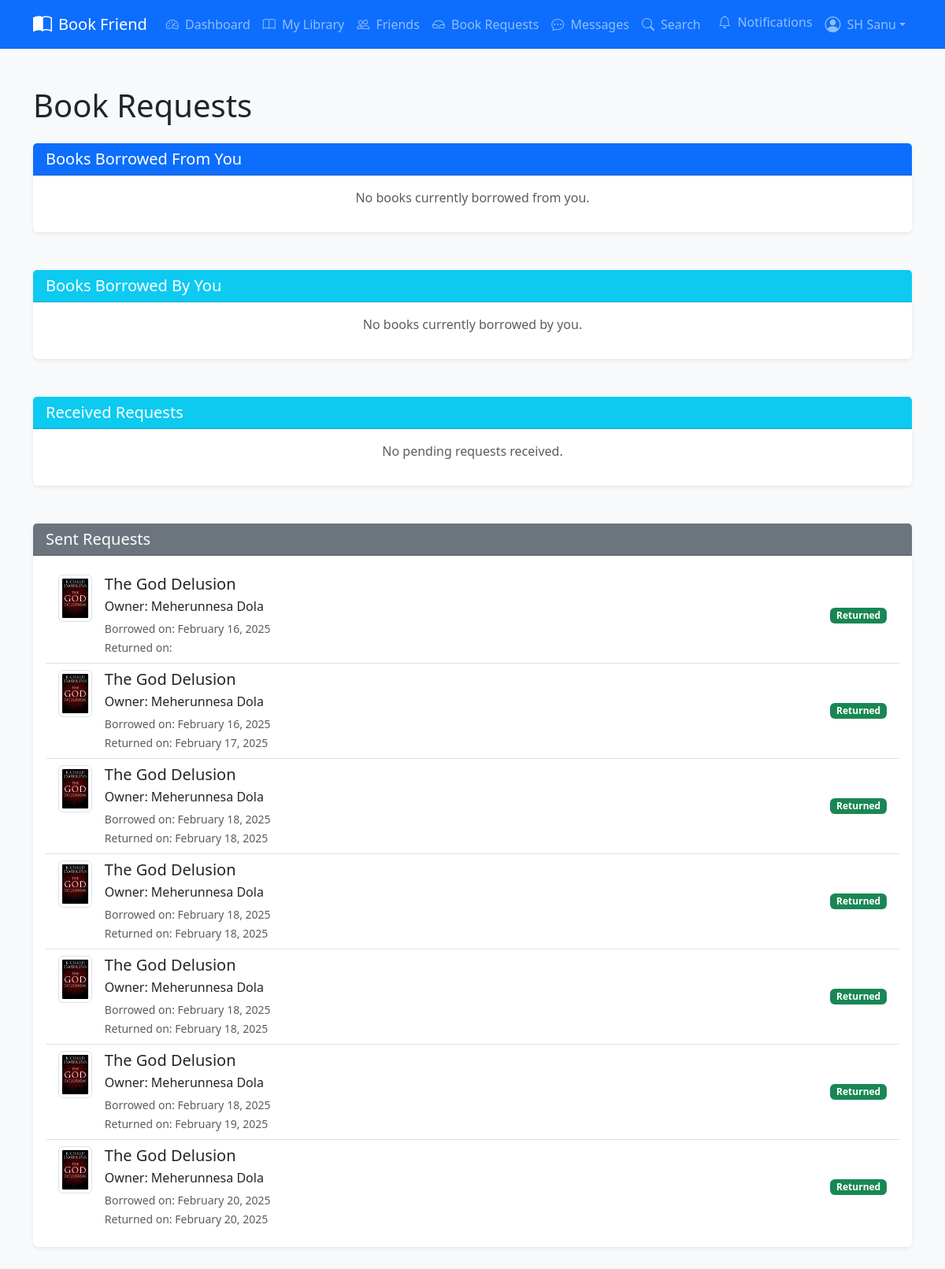
The page /books/requests/ (signed in) on the database its author committed.
### Core/models.py (models this page shows, shortened)
class BookRequest(models.Model):
    STATUS_CHOICES = [
        ('pending', 'Pending'),
        ('accepted', 'Accepted'),
        ('declined', 'Declined'),
        ('returned', 'Returned'),
    ]
    book = models.ForeignKey(Book, on_delete=models.CASCADE)
    borrower = models.ForeignKey(User, related_name='book_requests_sent', on_delete=models.CASCADE)
    return_date = models.DateField()
    status = models.CharField(max_length=20, choices=STATUS_CHOICES, default='pending')
    created_at = models.DateTimeField(auto_now_add=True)
    returned_at = models.DateTimeField(null=True, blank=True)

class Book(models.Model):
    CONDITION_CHOICES = [
        ('new', 'New'),
        ('like_new', 'Like New'),
        ('good', 'Good'),
        ('fair', 'Fair'),
        ('poor', 'Poor'),
    ]
    owner = models.ForeignKey(User, on_delete=models.CASCADE)
    title = models.CharField(max_length=200)
    author = models.CharField(max_length=200)
    genre = models.CharField(max_length=100)
    condition = models.CharField(max_length=20, choices=CONDITION_CHOICES)
    cover_image = models.ImageField(upload_to='book_covers/', blank=True)
    description = models.TextField(blank=True)
    available = models.BooleanField(default=True)
    created_at = models.DateTimeField(auto_now_add=True)

### Core/views.py (the view)
# urls.py: path("books/requests/", views.book_requests, name="book_requests"),
@login_required
def book_requests(request):
    received_requests = BookRequest.objects.filter(
        book__owner=request.user, status="pending"
    ).select_related("book", "borrower")
    sent_pending_requests = BookRequest.objects.filter(
        borrower=request.user,
        status="pending"
    ).select_related("book", "book__owner")
    sent_returned_requests = BookRequest.objects.filter(
        borrower=request.user,
        status="returned"
    ).select_related("book", "book__owner")
    borrowed_from_you = BookRequest.objects.filter(
        book__owner=request.user,
        status="accepted"
    ).select_related("book", "borrower")
    borrowed_by_you = BookRequest.objects.filter(
        borrower=request.user,
        status="accepted"
    ).select_related("book", "book__owner")
    context = {
        "received_requests": received_requests,
        "sent_pending_requests": sent_pending_requests,
        "sent_returned_requests": sent_returned_requests,
        "borrowed_from_you": borrowed_from_you,
        "borrowed_by_you": borrowed_by_you
    }
    return render(request, "core/books/requests.html", context)

### Core/context_processors.py (called while the page is built)
def notification_count(request):
    if request.user.is_authenticated:
        unread_count = Notification.get_user_notifications(request.user).filter(read=False).count()
        return {'unread_notifications': unread_count}
    return {'unread_notifications': 0}

### Core/models.py (called while the page is built)
    @staticmethod
    def get_user_notifications(user):
        return Notification.objects.filter(
            user=user,
            notification_type__in=[
                'friend_request',
                'book_request',
                'request_update',
                'due_reminder',
                'book_rating',
                'book_review'
            ]
        ).order_by('-created_at')

### templates/core/books/requests.html (shortened to what this page needs)
{% extends 'core/base.html' %}
{% load static %}
{% block content %}
<div class="container my-5">
    <h1 class="mb-4">Book Requests</h1>
    <section class="mb-5">
        <div class="card shadow-sm">
            <div class="card-header bg-primary text-white">
                <h2 class="h5 mb-0">Books Borrowed From You</h2>
            </div>
            <div class="card-body">
                {% if borrowed_from_you %}
                    <div class="list-group list-group-flush">
                        {% for borrow in borrowed_from_you %}
                            <div class="list-group-item">
                                <div class="d-flex justify-content-between align-items-center">
                                    <div class="d-flex">
                                        <a href="{% url 'core:book_detail' borrow.book.id %}" class="text-decoration-none">
                                            <img src="{{ borrow.book.cover_image.url }}" alt="{{ borrow.book.title }} Cover" class="book-cover-small img-thumbnail me-3" style="max-width: 80px; max-height: 120px; object-fit: cover;">
                                        </a>
                                        <div>
                                            <h5 class="mb-1"><a href="{% url 'core:book_detail' borrow.book.id %}" class="text-decoration-none text-dark">{{ borrow.book.title }}</a></h5>
                                            <p class="mb-1">Borrowed by: <a href="{% url 'core:profile' borrow.borrower.username %}" class="text-decoration-none text-dark">{{ borrow.borrower.get_full_name }}</a></p>
                                            <small class="text-muted">Borrowed on: {{ borrow.created_at|date:"F d, Y" }}</small><br>
                                            <small class="text-muted">Return by: {{ borrow.return_date|date:"F d, Y" }}</small>
                                        </div>
                                    </div>
                                    <form method="post" action="{% url 'core:book_return' borrow.id %}">
                                        {% csrf_token %}
                                        <button type="submit" class="btn btn-success btn-sm">Mark as Returned</button>
                                    </form>
                                </div>
                            </div>
                        {% endfor %}
                    </div>
                {% else %}
                    <p class="text-muted text-center">No books currently borrowed from you.</p>
                {% endif %}
            </div>
        </div>
    </section>
    <section class="mb-5">
        <div class="card shadow-sm">
            <div class="card-header bg-info text-white">
                <h2 class="h5 mb-0">Books Borrowed By You</h2>
            </div>
            <div class="card-body">
                {% if borrowed_by_you %}
                    <div class="list-group list-group-flush">
                        {% for borrow in borrowed_by_you %}
                            <div class="list-group-item">
                                <div class="d-flex justify-content-between align-items-center">
                                    <div class="d-flex">
                                        <a href="{% url 'core:book_detail' borrow.book.id %}" class="text-decoration-none">
                                            <img src="{{ borrow.book.cover_image.url }}" alt="{{ borrow.book.title }} Cover" class="book-cover-small img-thumbnail me-3" style="max-width: 80px; max-height: 120px; object-fit: cover;">
                                        </a>
                                        <div>
                                            <h5 class="mb-1"><a href="{% url 'core:book_detail' borrow.book.id %}" class="text-decoration-none text-dark">{{ borrow.book.title }}</a></h5>
                                            <p class="mb-1">Borrowed from: <a href="{% url 'core:profile' borrow.book.owner.username %}" class="text-decoration-none text-dark">{{ borrow.book.owner.get_full_name }}</a></p>
                                            <small class="text-muted">Borrowed on: {{ borrow.created_at|date:"F d, Y" }}</small><br>
                                            <small class="text-muted">Return by: {{ borrow.return_date|date:"F d, Y" }}</small>
                                        </div>
                                    </div>
                                </div>
                            </div>
                        {% endfor %}
                    </div>
                {% else %}
                    <p class="text-muted text-center">No books currently borrowed by you.</p>
                {% endif %}
            </div>
        </div>
    </section>
    <section class="mb-5">
        <div class="card shadow-sm">
            <div class="card-header bg-info text-white">
                <h2 class="h5 mb-0">Received Requests</h2>
            </div>
            <div class="card-body">
                {% if received_requests %}
                    <div class="list-group list-group-flush">
                        {% for request in received_requests %}
                            <div class="list-group-item">
                                <div class="d-flex justify-content-between align-items-center">
                                    <div class="d-flex">
                                        <img src="{{ request.book.cover_image.url }}" alt="{{ request.book.title }} Cover" class="book-cover-small img-thumbnail me-3" style="max-width: 80px; max-height: 120px; object-fit: cover;">
                                        <div>
                                            <h5 class="mb-1">{{ request.book.title }}</h5>
                                            <p class="mb-1">Requested by: {{ request.borrower.get_full_name }}</p>
                                            <small class="text-muted">Requested on: {{ request.created_at|date:"F d, Y" }}</small><br>
                                            <small class="text-muted">Return by: {{ request.return_date|date:"F d, Y" }}</small>
                                        </div>
                                    </div>
                                    <div class="btn-group">
                                        <form method="post" action="{% url 'core:book_request_accept' request.id %}" class="d-inline">
                                            {% csrf_token %}
                                            <button type="submit" class="btn btn-success btn-sm">Accept</button>
                                        </form>
                                        <form method="post" action="{% url 'core:book_request_decline' request.id %}" class="d-inline ms-2">
                                            {% csrf_token %}
                                            <button type="submit" class="btn btn-danger btn-sm">Decline</button>
                                        </form>
                                    </div>
                                </div>
                            </div>
                        {% endfor %}
                    </div>
                {% else %}
                    <p class="text-muted text-center">No pending requests received.</p>
                {% endif %}
            </div>
        </div>
    </section>
    <section>
        <div class="card shadow-sm">
            <div class="card-header bg-secondary text-white">
                <h2 class="h5 mb-0">Sent Requests</h2>
            </div>
            <div class="card-body">
                {% if sent_pending_requests or sent_returned_requests %}
                    <div class="list-group list-group-flush">
                        {% for request in sent_returned_requests %}
                            <div class="list-group-item">
                                <div class="d-flex justify-content-between align-items-center">
                                    <div class="d-flex">
                                        <img src="{{ request.book.cover_image.url }}" alt="{{ request.book.title }} Cover" class="book-cover-small img-thumbnail me-3" style="max-width: 80px; max-height: 120px; object-fit: cover;">
                                        <div>
                                            <h5 class="mb-1"><a href="{% url 'core:book_detail' request.book.id %}" class="text-decoration-none text-dark">{{ request.book.title }}</a></h5>
                                            <p class="mb-1">Owner: {{ request.book.owner.get_full_name }}</p>
                                            <small class="text-muted">Borrowed on: {{ request.created_at|date:"F d, Y" }}</small><br>
                                            <small class="text-muted">Returned on: {{ request.returned_at|date:"F d, Y" }}</small>
                                        </div>
                                    </div>
                                    <span class="badge bg-success">Returned</span>
                                </div>
                            </div>
                        {% endfor %}
                    </div>
                {% else %}
                    <p class="text-muted text-center">No requests sent.</p>
                {% endif %}
            </div>
        </div>
    </section>
</div>
{% endblock %}

### templates/core/includes/navbar.html (shortened to what this page needs)
<nav class="navbar navbar-expand-lg navbar-dark bg-primary">
    <div class="container">
      <a class="navbar-brand d-flex align-items-center" href="{% url 'core:landing' %}">
        <i class="bi bi-book-half me-2 fs-4"></i>
        Book Friend
      </a>
      <div class="collapse navbar-collapse" id="navbarNav">
        {% if user.is_authenticated %}
          <ul class="navbar-nav me-auto">
            <li class="nav-item">
              <a class="nav-link" href="{% url 'core:dashboard' %}">
                <i class="bi bi-speedometer2 me-1"></i> Dashboard
              </a>
            </li>
            <li class="nav-item">
              <a class="nav-link" href="{% url 'core:library' username=user.username %}">
                <i class="bi bi-book me-1"></i> My Library
              </a>
            </li>
            <li class="nav-item">
              <a class="nav-link" href="{% url 'core:friends_list' %}">
                <i class="bi bi-people me-1"></i> Friends
              </a>
            </li>
            <li class="nav-item">
              <a class="nav-link" href="{% url 'core:book_requests' %}">
                <i class="bi bi-inbox me-1"></i> Book Requests
              </a>
            </li>
            <li class="nav-item">
              <a class="nav-link position-relative" href="{% url 'message_chat:chat_list' %}">
                <i class="bi bi-chat-dots me-1"></i> Messages
              </a>
            </li>
            <li class="nav-item">
              <a class="nav-link" href="{% url 'core:search' %}">
                <i class="bi bi-search me-1"></i> Search
              </a>
            </li>
          </ul>
          <ul class="navbar-nav">
            <li class="nav-item">
              <a class="nav-link position-relative" href="{% url 'core:notifications' %}">
                <i class="bi bi-bell me-1"></i> Notifications
              </a>
            </li>
            <li class="nav-item dropdown">
              <a
                class="nav-link dropdown-toggle d-flex align-items-center"
                href="#"
                role="button"
                data-bs-toggle="dropdown"
                aria-expanded="false"
              >
                <i class="bi bi-person-circle fs-5 me-2"></i>
                {{ user.get_full_name }}
              </a>
            </li>
          </ul>
        {% endif %}
      </div>
    </div>
  </nav>

### static/core/css/style.css (style rules this page uses)
body { background-color: #f8f9fa; }
.card { box-shadow: 0 2px 4px rgba(0,0,0,0.1); border: none; }
.book-cover-small { height: 60px; width: auto; object-fit: contain; display: block; margin-right: 10px; }

### rows shown on the page
BookRequest: book.cover_image (picture), book "The God Delusion", book.owner.get_full_name "Meherunnesa Dola", created_at "February 16, 2025"
BookRequest: book.cover_image (picture), book "The God Delusion", book.owner.get_full_name "Meherunnesa Dola", created_at "February 16, 2025", returned_at "February 17, 2025"
BookRequest: book.cover_image (picture), book "The God Delusion", book.owner.get_full_name "Meherunnesa Dola", created_at "February 18, 2025", returned_at "February 18, 2025"
BookRequest: book.cover_image (picture), book "The God Delusion", book.owner.get_full_name "Meherunnesa Dola", created_at "February 18, 2025", returned_at "February 18, 2025"
BookRequest: book.cover_image (picture), book "The God Delusion", book.owner.get_full_name "Meherunnesa Dola", created_at "February 18, 2025", returned_at "February 18, 2025"
BookRequest: book.cover_image (picture), book "The God Delusion", book.owner.get_full_name "Meherunnesa Dola", created_at "February 18, 2025", returned_at "February 19, 2025"
BookRequest: book.cover_image (picture), book "The God Delusion", book.owner.get_full_name "Meherunnesa Dola", created_at "February 20, 2025", returned_at "February 20, 2025"

### other values the page prints
{{ user.get_full_name }} "SH Sanu"
